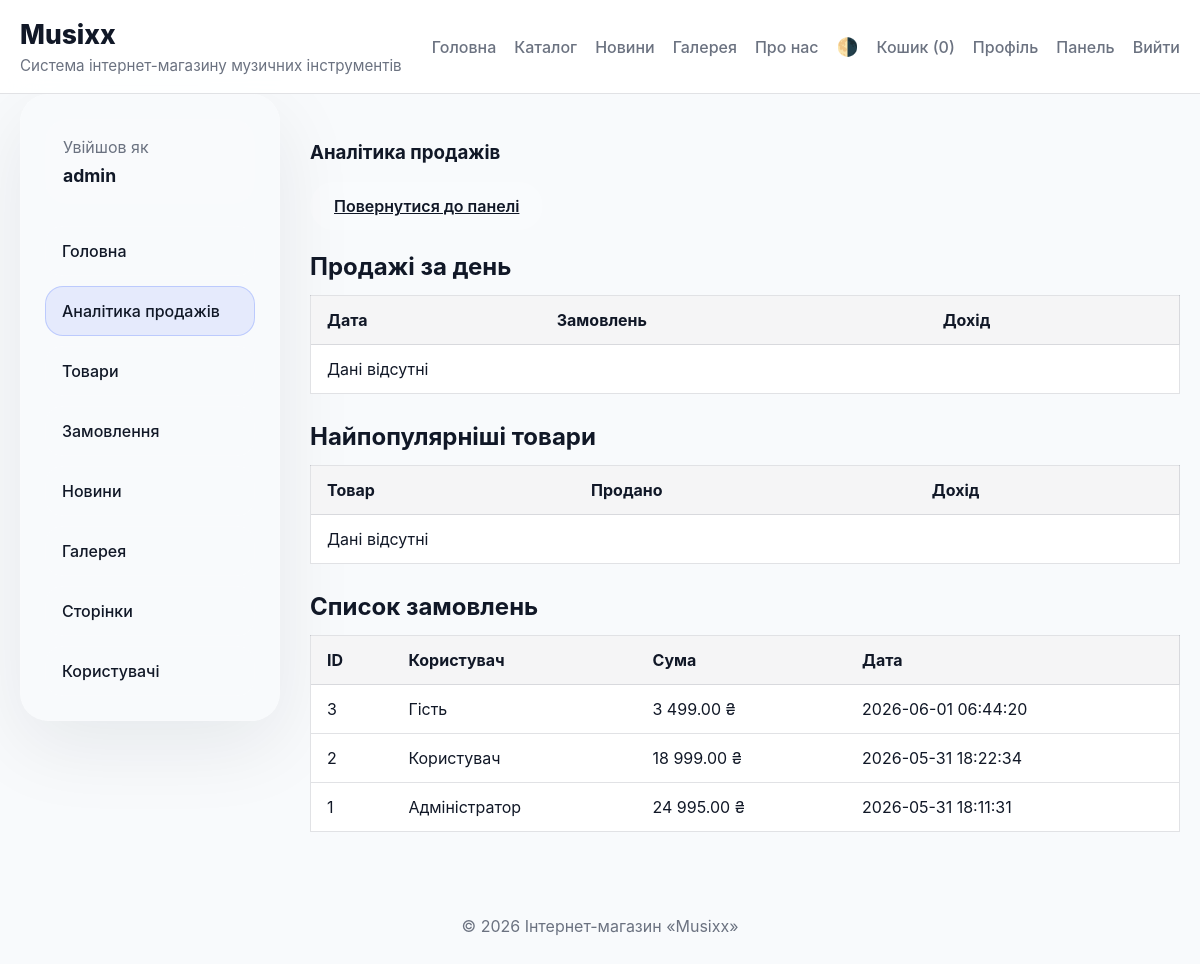
The page /index.php?route=admin_analytics (signed in) on the database as committed earlier.
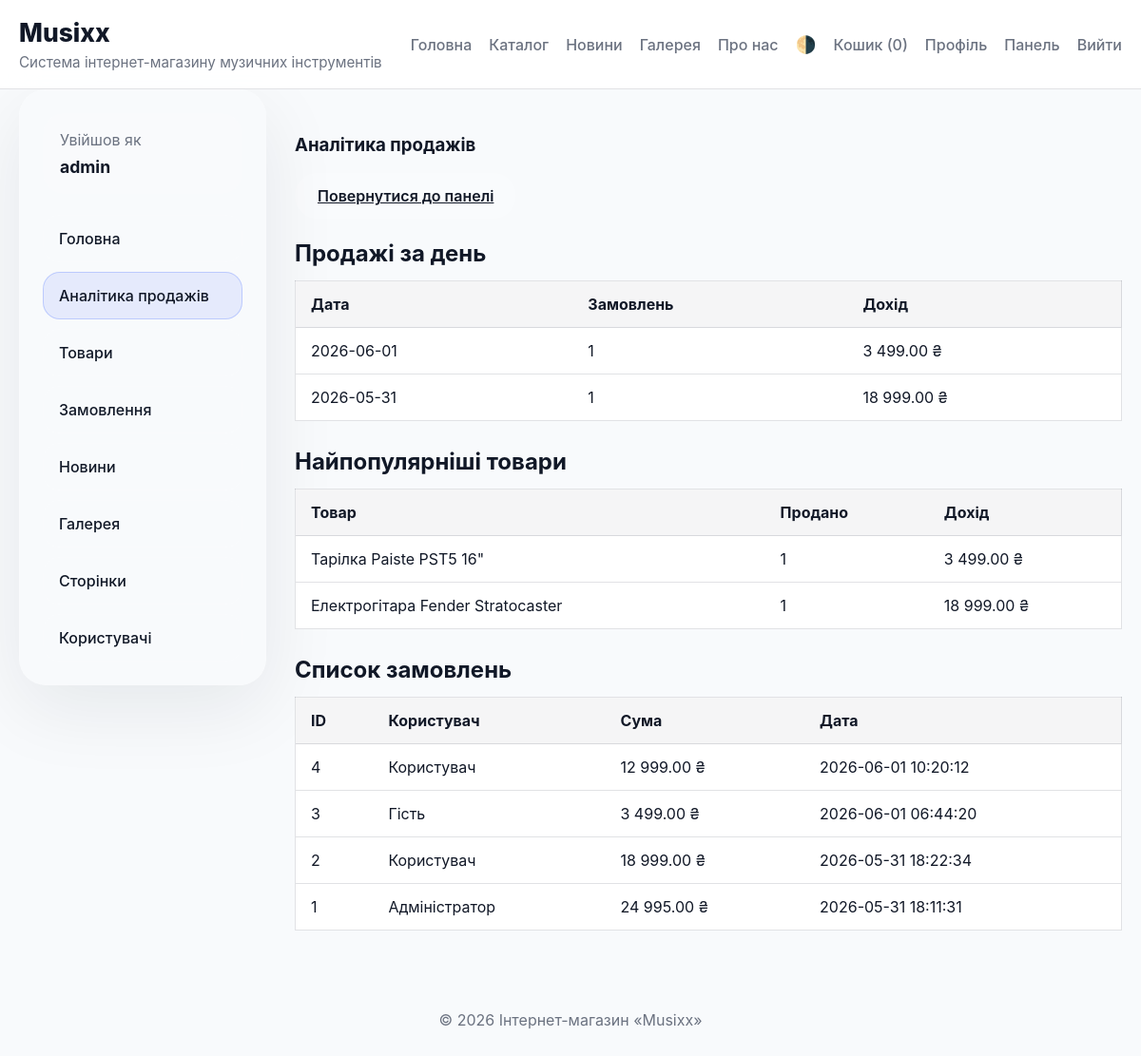
The same page on the database as committed later.
### tables this page shows
CREATE TABLE orders (
    id INTEGER PRIMARY KEY AUTOINCREMENT,
    user_id INTEGER,
    total REAL NOT NULL,
    created_at TEXT NOT NULL
, status TEXT DEFAULT 'in_process');

CREATE TABLE users (
    id INTEGER PRIMARY KEY AUTOINCREMENT,
    name TEXT NOT NULL,
    email TEXT NOT NULL,
    role TEXT NOT NULL,
    registered TEXT NOT NULL
, login TEXT DEFAULT '', password TEXT DEFAULT '', avatar TEXT DEFAULT '');

CREATE TABLE products (
    id INTEGER PRIMARY KEY AUTOINCREMENT,
    name TEXT NOT NULL,
    category TEXT NOT NULL,
    price REAL NOT NULL,
    description TEXT,
    stock INTEGER NOT NULL
, image TEXT DEFAULT '');

### app/Core/Controller.php (called while the page is built, shortened)
<?php
class Controller
{
    protected function renderLayout(string $contentView, array $params = [])
    {
        $content = function () use ($contentView, $params) {
            extract($params, EXTR_SKIP);
            require __DIR__ . '/../Views/' . $contentView . '.php';
        };
        require __DIR__ . '/../Views/layout.php';
    }
}

### app/Controllers/AdminController.php (called while the page is built, shortened)
<?php
require_once __DIR__ . '/../Core/Controller.php';
require_once __DIR__ . '/../Core/Auth.php';
class AdminController extends Controller
{
    public function analytics()
    {
        $db = Database::getInstance()->getConnection();
        $orders = [];
        $topProducts = [];
        $dailySales = [];
        try {
            $stmt = $db->query('SELECT o.id, o.user_id, o.total, o.created_at, u.name AS user_name FROM orders o LEFT JOIN users u ON u.id = o.user_id ORDER BY o.created_at DESC');
            $orders = $stmt->fetchAll(PDO::FETCH_ASSOC);
        } catch (Exception $e) {
            $orders = [];
        }
        try {
            $stmt = $db->query('SELECT p.id, p.name, SUM(oi.qty) AS sold_qty, SUM(oi.qty * oi.price) AS revenue FROM order_items oi JOIN orders o ON oi.order_id = o.id JOIN products p ON p.id = oi.product_id WHERE o.status = "completed" GROUP BY p.id ORDER BY sold_qty DESC LIMIT 10');
            $topProducts = $stmt->fetchAll(PDO::FETCH_ASSOC);
        } catch (Exception $e) {
            $topProducts = [];
        }
        try {
            $stmt = $db->query("SELECT substr(created_at, 1, 10) AS day, COUNT(*) AS orders, SUM(total) AS revenue FROM orders WHERE status = 'completed' GROUP BY day ORDER BY day DESC LIMIT 15");
            $dailySales = $stmt->fetchAll(PDO::FETCH_ASSOC);
        } catch (Exception $e) {
            $dailySales = [];
        }
        $this->renderLayout('admin/analytics', [
            'orders' => $orders,
            'topProducts' => $topProducts,
            'dailySales' => $dailySales
        ]);
    }
}

### app/Core/Auth.php (called while the page is built, shortened)
<?php
class Auth
{
    public static function check(): bool
    {
        return !empty($_SESSION[self::SESSION_ROLE]);
    }
    public static function isAdmin(): bool
    {
        return isset($_SESSION[self::SESSION_ROLE]) && $_SESSION[self::SESSION_ROLE] === 'admin';
    }
    public static function getUserName(): ?string
    {
        return $_SESSION[self::SESSION_NAME] ?? null;
    }
}

### app/Views/admin/analytics.php (the view)
<section class="admin-page">
    <aside class="admin-sidebar">
        <div class="admin-user">
            <span>Увійшов як</span>
            <strong><?= htmlspecialchars(Auth::getUserName() ?? 'Гість') ?></strong>
        </div>
        <nav class="admin-nav">
            <a class="admin-nav-link" href="index.php?route=admin">Головна</a>
            <a class="admin-nav-link active" href="index.php?route=admin_analytics">Аналітика продажів</a>
            <a class="admin-nav-link" href="index.php?route=module&name=products">Товари</a>
            <a class="admin-nav-link" href="index.php?route=module&name=orders">Замовлення</a>
            <a class="admin-nav-link" href="index.php?route=module&name=news">Новини</a>
            <a class="admin-nav-link" href="index.php?route=module&name=gallery">Галерея</a>
            <a class="admin-nav-link" href="index.php?route=module&name=pages">Сторінки</a>
            <a class="admin-nav-link" href="index.php?route=module&name=users">Користувачі</a>
        </nav>
    </aside>
    <div class="admin-main">
        <section class="admin-analytics">
            <h1>Аналітика продажів</h1>
            <div class="analytics-actions">
                <a class="button button-secondary" href="index.php?route=admin">Повернутися до панелі</a>
            </div>
    <section class="analytics-block">
        <h2>Продажі за день</h2>
        <table class="analytics-table">
            <thead>
                <tr>
                    <th>Дата</th>
                    <th>Замовлень</th>
                    <th>Дохід</th>
                </tr>
            </thead>
            <tbody>
                <?php if (!empty($dailySales)): ?>
                    <?php foreach ($dailySales as $row): ?>
                        <tr>
                            <td><?= htmlspecialchars($row['day']) ?></td>
                            <td><?= intval($row['orders']) ?></td>
                            <td><?= number_format(floatval($row['revenue']), 2, '.', ' ') ?> ₴</td>
                        </tr>
                    <?php endforeach; ?>
                <?php else: ?>
                    <tr><td colspan="3">Дані відсутні</td></tr>
                <?php endif; ?>
            </tbody>
        </table>
    </section>
    <section class="analytics-block">
        <h2>Найпопулярніші товари</h2>
        <table class="analytics-table">
            <thead>
                <tr>
                    <th>Товар</th>
                    <th>Продано</th>
                    <th>Дохід</th>
                </tr>
            </thead>
            <tbody>
                <?php if (!empty($topProducts)): ?>
                    <?php foreach ($topProducts as $item): ?>
                        <tr>
                            <td><?= htmlspecialchars($item['name']) ?></td>
                            <td><?= intval($item['sold_qty']) ?></td>
                            <td><?= number_format(floatval($item['revenue']), 2, '.', ' ') ?> ₴</td>
                        </tr>
                    <?php endforeach; ?>
                <?php else: ?>
                    <tr><td colspan="3">Дані відсутні</td></tr>
                <?php endif; ?>
            </tbody>
        </table>
    </section>
    <section class="analytics-block">
        <h2>Список замовлень</h2>
        <table class="analytics-table">
            <thead>
                <tr>
                    <th>ID</th>
                    <th>Користувач</th>
                    <th>Сума</th>
                    <th>Дата</th>
                </tr>
            </thead>
            <tbody>
                <?php if (!empty($orders)): ?>
                    <?php foreach ($orders as $order): ?>
                        <tr>
                            <td><?= intval($order['id']) ?></td>
                            <td><?= htmlspecialchars($order['user_name'] ?: 'Гість') ?></td>
                            <td><?= number_format(floatval($order['total']), 2, '.', ' ') ?> ₴</td>
                            <td><?= htmlspecialchars($order['created_at']) ?></td>
                        </tr>
                    <?php endforeach; ?>
                <?php else: ?>
                    <tr><td colspan="4">Дані відсутні</td></tr>
                <?php endif; ?>
            </tbody>
        </table>
    </section>
    </div>
</section>

### index.php (shortened to what this page needs)
<?php
require_once __DIR__ . '/app/Core/Controller.php';
require_once __DIR__ . '/app/Core/Auth.php';
require_once __DIR__ . '/app/Controllers/AdminController.php';
$path = isset($_GET['route']) ? $_GET['route'] : 'home';
switch ($path) {
    case 'admin_analytics':
        $controller = new AdminController();
        $controller->analytics();
        break;
}

### app/Views/layout.php (shortened to what this page needs)
<!DOCTYPE html>
<html lang="uk">
<head>
    <link rel="stylesheet" href="assets/css/style.css">
</head>
<body data-user-role="<?= Auth::isAdmin() ? 'admin' : (Auth::check() ? 'user' : 'guest') ?>">
<header class="site-header">
    <div class="container header-inner">
        <div>
            <a href="index.php" class="brand">Musixx</a>
            <p class="subtitle">Система інтернет-магазину музичних інструментів</p>
        </div>
        <nav>
            <a href="index.php">Головна</a>
            <a href="index.php?route=catalog">Каталог</a>
            <a href="index.php?route=news">Новини</a>
            <a href="index.php?route=gallery">Галерея</a>
            <a href="index.php?route=page&slug=about-us">Про нас</a>
            <a href="javascript:void(0)" id="theme-toggle" title="Перемкнути тему">🌗</a>
            <a href="javascript:void(0)" id="cart-link">Кошик (<span id="cart-count">0</span>)</a>
            <?php if (Auth::check()): ?>
                <a href="index.php?route=profile">Профіль</a>
                <?php if (Auth::isAdmin()): ?>
                    <a href="index.php?route=admin">Панель</a>
                <?php endif; ?>
                <a href="index.php?route=logout">Вийти</a>
            <?php else: ?>
                <a href="index.php?route=login">Увійти</a>
                <a href="index.php?route=register">Реєстрація</a>
            <?php endif; ?>
        </nav>
    </div>
</header>
<main class="container">
    <?php $content(); ?>
</main>
<footer class="footer">
    <div class="container">© 2026 Інтернет-магазин «Musixx»</div>
</footer>
</body>
</html>

### assets/css/style.css (style rules this page uses)
:root { --bg: #f8fafc; --surface: #ffffff; --surface-soft: rgba(15, 23, 42, 0.04); --text: #111827; --text-muted: #6b7280; --primary: #2563eb; --primary-dark: #1d4ed8; --accent: #1d4ed8; --border: rgba(15, 23, 42, 0.12); --shadow: 0 24px 80px rgba(15, 23, 42, 0.08); }
* { box-sizing: border-box; }
html { scroll-behavior: smooth; }
body { margin: 0; min-height: 100vh; font-family: 'Inter', system-ui, -apple-system, BlinkMacSystemFont, 'Segoe UI', sans-serif; background: var(--bg); color: var(--text); }
.admin-analytics { padding: 28px 0; }
.analytics-actions { margin-bottom: 22px; display: flex; gap: 12px; flex-wrap: wrap; }
.analytics-block { margin-bottom: 28px; }
.analytics-block h2 { margin-bottom: 14px; }
.analytics-table { width: 100%; border-collapse: collapse; background: var(--surface); border: 1px solid var(--border); }
.analytics-table th, .analytics-table td { padding: 14px 16px; border-bottom: 1px solid var(--border); text-align: left; color: var(--text); }
.analytics-table th { background: var(--surface-soft); font-weight: 700; }
.container { width: min(1240px, 100% - 40px); margin: 0 auto; }
.site-header { padding: 18px 0; position: sticky; top: 0; z-index: 20; backdrop-filter: blur(18px); background: rgba(255, 255, 255, 0.9); border-bottom: 1px solid var(--border); }
.header-inner { display: flex; align-items: center; justify-content: space-between; gap: 18px; }
.brand { font-size: 1.65rem; font-weight: 800; color: var(--text); text-decoration: none; }
.subtitle { margin: 6px 0 0; font-size: 0.95rem; color: var(--text-muted); }
nav { display: flex; align-items: center; gap: 18px; }
nav a { color: var(--text-muted); text-decoration: none; font-weight: 500; }
nav a#theme-toggle { font-size: 1.1rem; }
nav a#cart-link { position: relative; }
button, .button { border: none; border-radius: 999px; background: linear-gradient(135deg, var(--primary), var(--primary-dark)); color: #fff; font-weight: 600; padding: 14px 24px; cursor: pointer; display: inline-flex; align-items: center; justify-content: center; }
.button-secondary, button.button-secondary { background: rgba(255,255,255,0.14); color: var(--text); }
.admin-page { display: grid; grid-template-columns: 260px 1fr; gap: 30px; align-items: start; }
.admin-sidebar { background: rgba(255,255,255,0.06); border: 1px solid rgba(255,255,255,0.08); box-shadow: var(--shadow); border-radius: 28px; padding: 24px; }
.admin-user { margin-bottom: 22px; padding: 18px; border-radius: 22px; background: rgba(255,255,255,0.08); }
.admin-user span { display: block; color: var(--text-muted); margin-bottom: 8px; }
.admin-user strong { display: block; font-size: 1.1rem; color: var(--text); }
.admin-nav { display: grid; gap: 10px; }
.admin-nav-link { display: block; padding: 14px 16px; border-radius: 18px; text-decoration: none; color: var(--text); background: rgba(255,255,255,0.05); border: 1px solid rgba(255,255,255,0.08); }
.admin-nav-link.active, .admin-nav-link:hover { background: rgba(111, 140, 255, 0.14); border-color: rgba(111, 140, 255, 0.35); }
.admin-main { display: grid; gap: 24px; }
.footer { padding: 28px 0; color: var(--text-muted); text-align: center; }

Rows that differ between the two databases and show on the page:
now on this page (row unchanged): products: name "Тарілка Paiste PST5 16\"", sold_qty "1", revenue "3 499.00"
now on this page (row unchanged): products: name "Електрогітара Fender Stratocaster", sold_qty "1", revenue "18 999.00"
added orders: id "4", user.name "Користувач", total "12 999.00", created_at "2026-06-01 10:20:12"
Other text that changed with them:
new list line: "2026-06-01 1 3 499.00 ₴"
new list line: "2026-05-31 1 18 999.00 ₴"
text no longer shown: "Дані відсутні Дані відсутні"
